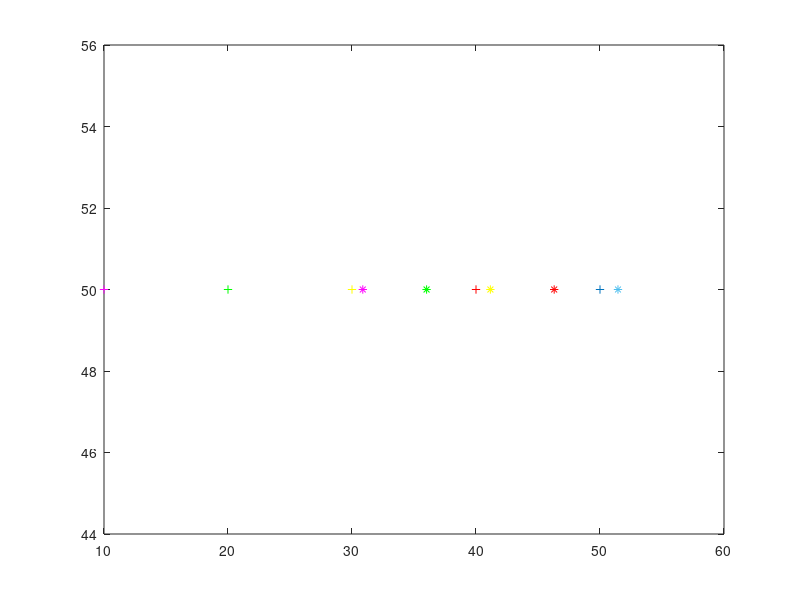

Reproduce this figure in MATLAB.
clear all;
c = 50;
f = 30;
R(1,1) = f/sqrt(c^2+f^2);
R(1,2) = c/sqrt(c^2+f^2);
R(2,1) = -R(1,2);
R(2,2) = R(1,1);

xyz = [c 40 30 20 10;f f f f f];
K = R*xyz;

plot(c,50,'+');
hold on;
a = plot(40,50,'+');
set(a,'Color','red');
a = plot(30,50,'+');
set(a,'Color','yellow');
a = plot(20,50,'+');
set(a,'Color','green');
a = plot(10,50,'+');
set(a,'Color','magenta');
plot(K(1,1),50,'*');
a = plot(K(1,2),50,'*');
set(a,'Color','red');
a = plot(K(1,3),50,'*');
set(a,'Color','yellow');
a = plot(K(1,4),50,'*');
set(a,'Color','green');
a = plot(K(1,5),50,'*');
set(a,'Color','magenta');

